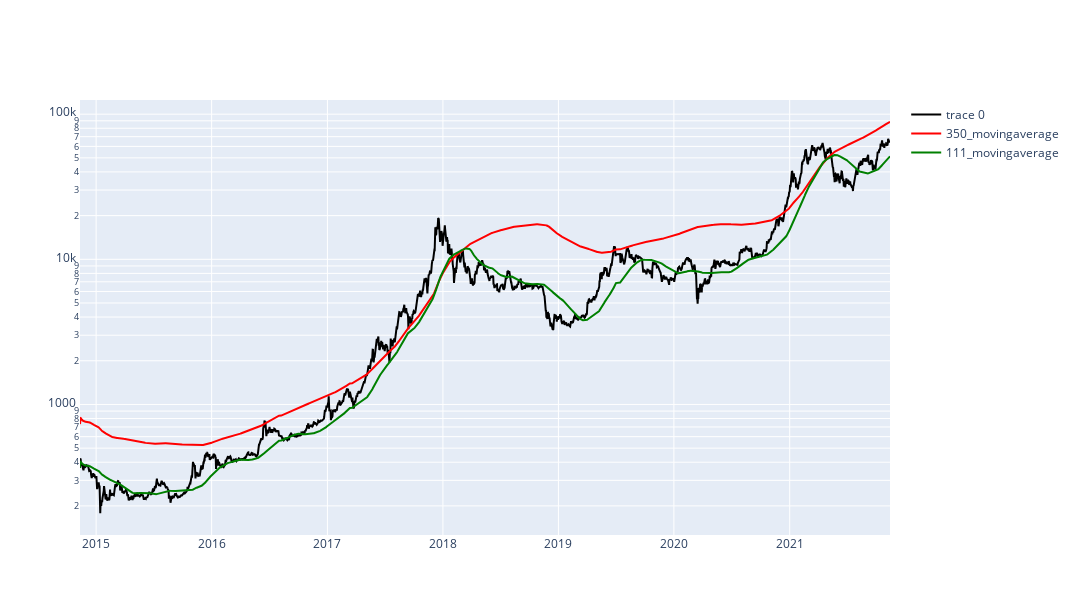

Source (notebook cell):
### Code cell
fig = go.Figure(
    data=go.Scatter(
        x=btcusd_data.index,
        y=btcusd_data['Last'],
        mode='lines',
        marker=dict(
            # size=16,
            color="black",  # set color equal to a variable
            # colorscale='Viridis', # one of plotly colorscales
            # showscale=True
        )
    )
)

fig.add_trace(go.Scatter(x=btcusd_data.index, y=btcusd_data["350_movingaverage"]*2,
                    mode='lines',
                    name='350_movingaverage',
                    marker=dict(
                        # size=[40, 60, 80, 100],
                        color="red"
                        ),
                    )
                )

fig.add_trace(go.Scatter(x=btcusd_data.index, y=btcusd_data["111_movingaverage"],
                    mode='lines',
                    name='111_movingaverage',
                    marker=dict(
                        # size=[40, 60, 80, 100],
                        color="green"
                        )
                    )
                )

# btcusd_data["111_movingaverage"]
fig.update_yaxes(type="log") #, range=[0,5]

fig.update_layout(
    # title="Plot Title",
    autosize=False,
    width=int(1400/1.3),
    height=int(800/1.3),
)

fig

### Figure 1 — Plotly figure (JSON) as saved in the notebook; plotly's stock layout.template omitted (floating-point values rounded to 4 significant figures; data arrays with more than 128 entries replaced by an {"elided": "..."} marker saying what was removed)
{"data": [{"marker": {"color": "black"}, "mode": "lines", "type": "scatter", "x": {"elided": "2513 str values"}, "y": {"elided": "2513 float values"}}, {"marker": {"color": "red"}, "mode": "lines", "name": "350_movingaverage", "type": "scatter", "x": {"elided": "2513 str values"}, "y": {"elided": "2513 float values"}}, {"marker": {"color": "green"}, "mode": "lines", "name": "111_movingaverage", "type": "scatter", "x": {"elided": "2513 str values"}, "y": {"elided": "2513 float values"}}], "layout": {"autosize": false, "height": 615, "width": 1076, "yaxis": {"type": "log"}}}
